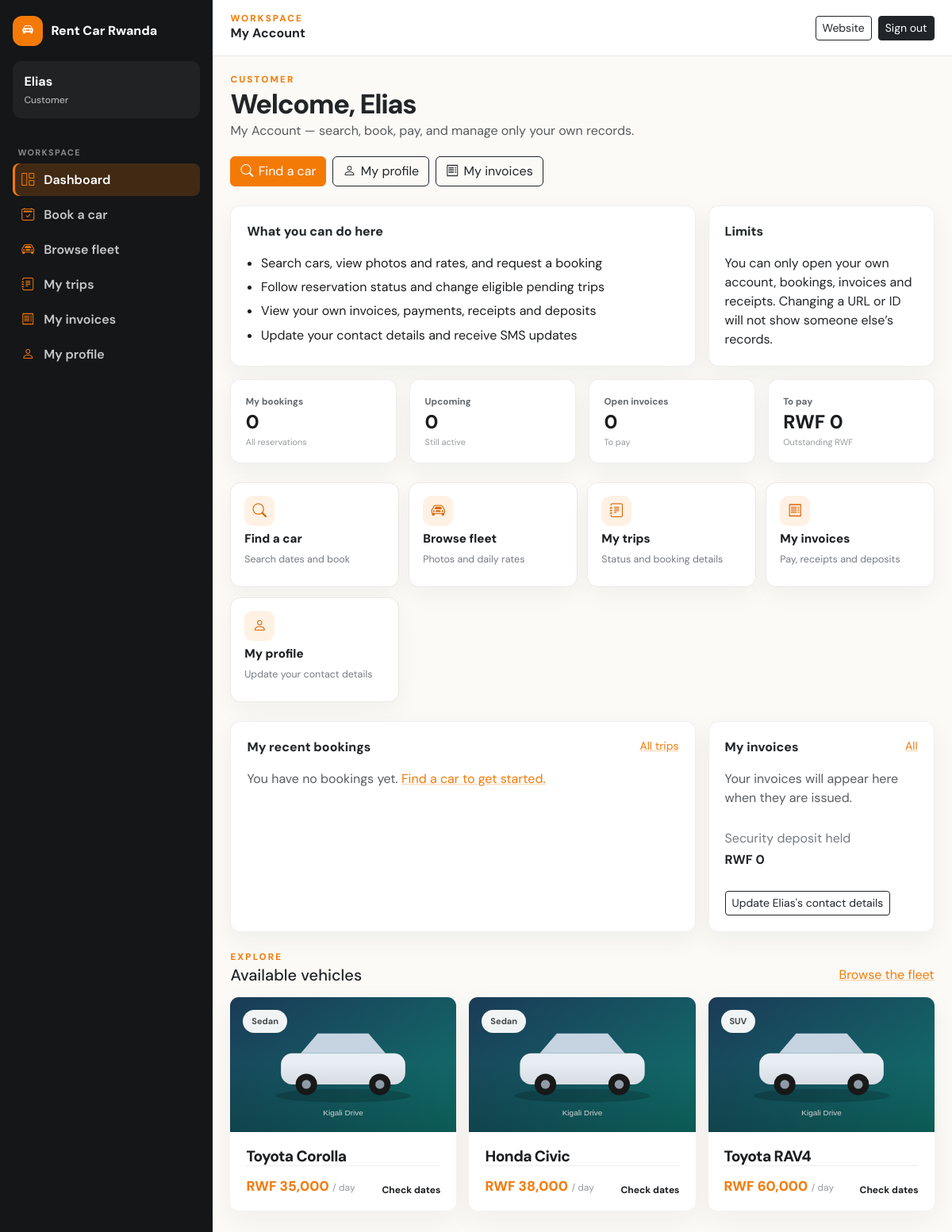
The app's page /index.php?r=dashboard (signed in) with its own data.
### tables this page shows
CREATE TABLE IF NOT EXISTS users (
  user_id BIGINT UNSIGNED AUTO_INCREMENT PRIMARY KEY,
  role_id BIGINT UNSIGNED NOT NULL,
  first_name VARCHAR(100) NOT NULL,
  last_name VARCHAR(100) NOT NULL,
  email VARCHAR(190) NULL UNIQUE,
  phone VARCHAR(30) NULL,
  password_hash VARCHAR(255) NOT NULL,
  status ENUM('active','inactive','suspended','pending') NOT NULL DEFAULT 'active',
  last_login_at DATETIME NULL,
  created_at TIMESTAMP NOT NULL DEFAULT CURRENT_TIMESTAMP,
  updated_at TIMESTAMP NOT NULL DEFAULT CURRENT_TIMESTAMP ON UPDATE CURRENT_TIMESTAMP,
  KEY idx_users_role_status (role_id,status),
  CONSTRAINT fk_users_role FOREIGN KEY (role_id) REFERENCES roles(role_id) ON DELETE RESTRICT ON UPDATE CASCADE
);

CREATE TABLE IF NOT EXISTS roles (
  role_id BIGINT UNSIGNED AUTO_INCREMENT PRIMARY KEY,
  role_name VARCHAR(60) NOT NULL UNIQUE,
  description VARCHAR(255) NULL,
  created_at TIMESTAMP NOT NULL DEFAULT CURRENT_TIMESTAMP
);

CREATE TABLE IF NOT EXISTS customers (
  customer_id BIGINT UNSIGNED AUTO_INCREMENT PRIMARY KEY,
  linked_user_id BIGINT UNSIGNED NULL UNIQUE,
  customer_code VARCHAR(30) NOT NULL UNIQUE,
  first_name VARCHAR(100) NOT NULL,
  last_name VARCHAR(100) NOT NULL,
  phone VARCHAR(30) NOT NULL,
  email VARCHAR(190) NULL,
  address VARCHAR(255) NULL,
  identification_type ENUM('national_id','passport','other') NULL,
  identification_number VARCHAR(100) NULL,
  driving_license_number VARCHAR(100) NULL,
  license_expiry_date DATE NULL,
  status ENUM('active','inactive','blacklisted') NOT NULL DEFAULT 'active',
  created_by BIGINT UNSIGNED NULL,
  created_at TIMESTAMP NOT NULL DEFAULT CURRENT_TIMESTAMP,
  updated_at TIMESTAMP NOT NULL DEFAULT CURRENT_TIMESTAMP ON UPDATE CURRENT_TIMESTAMP,
  UNIQUE KEY uq_customer_identity (identification_type,identification_number),
  KEY idx_customer_name (last_name,first_name), KEY idx_customer_phone (phone), KEY idx_customer_email (email),
  CONSTRAINT fk_customer_user FOREIGN KEY (linked_user_id) REFERENCES users(user_id) ON DELETE SET NULL ON UPDATE CASCADE,
  CONSTRAINT fk_customer_creator FOREIGN KEY (created_by) REFERENCES users(user_id) ON DELETE SET NULL ON UPDATE CASCADE
);

CREATE TABLE IF NOT EXISTS vehicles (
  vehicle_id BIGINT UNSIGNED AUTO_INCREMENT PRIMARY KEY,
  category_id BIGINT UNSIGNED NOT NULL,
  registration_no VARCHAR(30) NOT NULL UNIQUE,
  vin VARCHAR(80) NULL UNIQUE,
  make VARCHAR(80) NOT NULL,
  model VARCHAR(80) NOT NULL,
  manufacture_year SMALLINT UNSIGNED NULL,
  colour VARCHAR(40) NULL,
  transmission ENUM('manual','automatic','other') NOT NULL DEFAULT 'manual',
  fuel_type ENUM('petrol','diesel','hybrid','electric','other') NOT NULL DEFAULT 'petrol',
  daily_rate DECIMAL(12,2) NOT NULL,
  weekly_rate DECIMAL(12,2) NULL,
  monthly_rate DECIMAL(12,2) NULL,
  current_mileage INT UNSIGNED NOT NULL DEFAULT 0,
  fuel_level_percent DECIMAL(5,2) NULL,
  image_path VARCHAR(500) NULL,
  status ENUM('available','reserved','rented','maintenance','inactive') NOT NULL DEFAULT 'available',
  insurance_expiry_date DATE NULL,
  inspection_expiry_date DATE NULL,
  description TEXT NULL,
  created_by BIGINT UNSIGNED NULL,
  created_at TIMESTAMP NOT NULL DEFAULT CURRENT_TIMESTAMP,
  updated_at TIMESTAMP NOT NULL DEFAULT CURRENT_TIMESTAMP ON UPDATE CURRENT_TIMESTAMP,
  KEY idx_vehicle_search (category_id,status,daily_rate), KEY idx_vehicle_model (make,model),
  CONSTRAINT fk_vehicle_category FOREIGN KEY (category_id) REFERENCES vehicle_categories(category_id) ON DELETE RESTRICT ON UPDATE CASCADE,
  CONSTRAINT fk_vehicle_creator FOREIGN KEY (created_by) REFERENCES users(user_id) ON DELETE SET NULL ON UPDATE CASCADE,
  CONSTRAINT chk_vehicle_rates CHECK (daily_rate >= 0 AND (weekly_rate IS NULL OR weekly_rate >= 0) AND (monthly_rate IS NULL OR monthly_rate >= 0)),
  CONSTRAINT chk_vehicle_fuel CHECK (fuel_level_percent IS NULL OR fuel_level_percent BETWEEN 0 AND 100)
);

CREATE TABLE IF NOT EXISTS vehicle_categories (
  category_id BIGINT UNSIGNED AUTO_INCREMENT PRIMARY KEY,
  category_name VARCHAR(80) NOT NULL UNIQUE,
  description VARCHAR(255) NULL,
  default_daily_rate DECIMAL(12,2) NOT NULL DEFAULT 0,
  default_weekly_rate DECIMAL(12,2) NULL,
  default_monthly_rate DECIMAL(12,2) NULL,
  passenger_capacity TINYINT UNSIGNED NULL,
  is_active TINYINT(1) NOT NULL DEFAULT 1,
  created_at TIMESTAMP NOT NULL DEFAULT CURRENT_TIMESTAMP,
  CONSTRAINT chk_category_rates CHECK (default_daily_rate >= 0 AND (default_weekly_rate IS NULL OR default_weekly_rate >= 0) AND (default_monthly_rate IS NULL OR default_monthly_rate >= 0))
);

### views/dashboards/customer.php (the view, shortened to what the rows shown need)
<?php
$dashboardSubtitle = 'My Account — search, book, pay, and manage only your own records.';
require dirname(__DIR__) . '/partials/dashboard-heading.php';
?>
<div class="row g-3">
  <div class="col-xl-4">
    <section class="panel h-100">
      <div class="panel-h d-flex justify-content-between">My invoices <a class="small fw-normal" href="<?= e(url('invoices')) ?>">All</a></div>
      <?php if (!$invoices): ?><p class="text-muted mb-0">Your invoices will appear here when they are issued.</p><?php endif; ?>
      <div class="mini-row d-flex justify-content-between mt-3"><span>Security deposit held</span><strong><?= e($deposit ?? '—') ?></strong></div>
      <?php if (!empty($profile)): ?>
        <a class="btn btn-sm btn-outline-dark mt-3" href="<?= e(url('customers/profile')) ?>">Update <?= e($profile['first_name']) ?>'s contact details</a>
      <?php endif; ?>
    </section>
  </div>
</div>
<section class="mt-4">
  <div class="d-flex justify-content-between align-items-end mb-3"><div><p class="eyebrow mb-1">Explore</p><h2 class="h5 mb-0">Available vehicles</h2></div><a href="<?= e(url('fleet')) ?>">Browse the fleet</a></div>
  <?php if (!$fleet): ?><p class="text-muted">No vehicles are available to browse right now.</p><?php else: ?>
    <div class="row g-3">
      <?php foreach ($fleet as $vehicle): ?><div class="col-md-6 col-xl-4">
        <article class="home-vehicle-card">
          <a class="home-vehicle-photo" href="<?= e(url('search')) ?>">
            <img src="<?= e(vehicle_img($vehicle['image_path'] ?? null, $vehicle['category_name'] ?? null)) ?>" alt="<?= e($vehicle['make'] . ' ' . $vehicle['model']) ?>">
            <span class="vehicle-tag"><?= e($vehicle['category_name']) ?></span>
          </a>
          <div class="home-vehicle-info">
            <div class="vehicle-title-row"><h3><?= e($vehicle['make'] . ' ' . $vehicle['model']) ?></h3></div>
            <div class="vehicle-bottom"><p class="home-vehicle-price"><strong><?= e(\Crms\Money::format($vehicle['daily_rate'])) ?></strong><span>/ day</span></p><a href="<?= e(url('search')) ?>">Check dates</a></div>
          </div>
        </article>
      </div><?php endforeach; ?>
    </div>
  <?php endif; ?>
</section>

### views/partials/dashboard-heading.php (shortened to what the rows shown need)
<div class="dashboard-heading">
  <div>
    <p class="eyebrow mb-1"><?= e($dashboardEyebrow ?? $role ?? 'Workspace') ?></p>
    <h1><?= e($dashboardHeading ?? ('Welcome, ' . ($user['first_name'] ?? 'there'))) ?></h1>
    <p class="text-muted mb-0"><?= e($dashboardSubtitle ?? 'Your Rent Car Rwanda workspace.') ?></p>
  </div>
</div>

### views/partials/sidebar.php (shortened to what the rows shown need)
<?php
$role = $user['role_name'] ?? '';
$isSystemAdmin = $role === 'System Administrator';
?>
<aside class="sidebar d-none d-lg-flex">
  <a class="brand" href="<?= e(url($user ? 'dashboard' : 'home')) ?>">
    <span class="brand-mark"><i class="bi <?= $isSystemAdmin ? 'bi-shield-lock-fill' : 'bi-car-front-fill' ?>" aria-hidden="true"></i></span>
    <span class="brand-label">Rent Car Rwanda</span>
  </a>
  <?php if (!empty($user)): ?>
    <div class="sidebar-role"><?= e($user['first_name']) ?><span><?= e($role) ?></span></div>
  <?php endif; ?>
  <nav class="nav flex-column">
    <?php require __DIR__ . '/sidebar-links.php'; ?>
  </nav>
</aside>
      <?php require __DIR__ . '/sidebar-links.php'; ?>

### records on screen
users: first_name "Elias", role.role_name "Customer", role.role_name "CUSTOMER", first_name "Welcome, Elias"
customers: first_name "Elias"
vehicles: image_path.category_name (placeholder picture), category.category_name "Sedan", make+model "Toyota Corolla", daily_rate "RWF 35,000"
vehicles: image_path.category_name (placeholder picture), category.category_name "Sedan", make+model "Honda Civic", daily_rate "RWF 38,000"
vehicles: image_path.category_name (placeholder picture), category.category_name "SUV", make+model "Toyota RAV4", daily_rate "RWF 60,000"

### other values on screen
$title "My Account"
$dashboardSubtitle "My Account — search, book, pay, and manage only your own records."
$action['label'] "Find a car"
$action['label'] "My profile"
$action['label'] "My invoices"
$duty "Search cars, view photos and rates, and request a booking"
$duty "Follow reservation status and change eligible pending trips"
$duty "View your own invoices, payments, receipts and deposits"
$duty "Update your contact details and receive SMS updates"
$restriction "You can only open your own account, bookings, invoices and receipts. Changing a URL or ID will not show someone else’s records."
$kpi['label'] "My bookings"
$kpi['value'] "0"
$kpi['hint'] "All reservations"
$kpi['label'] "Upcoming"
$kpi['hint'] "Still active"
